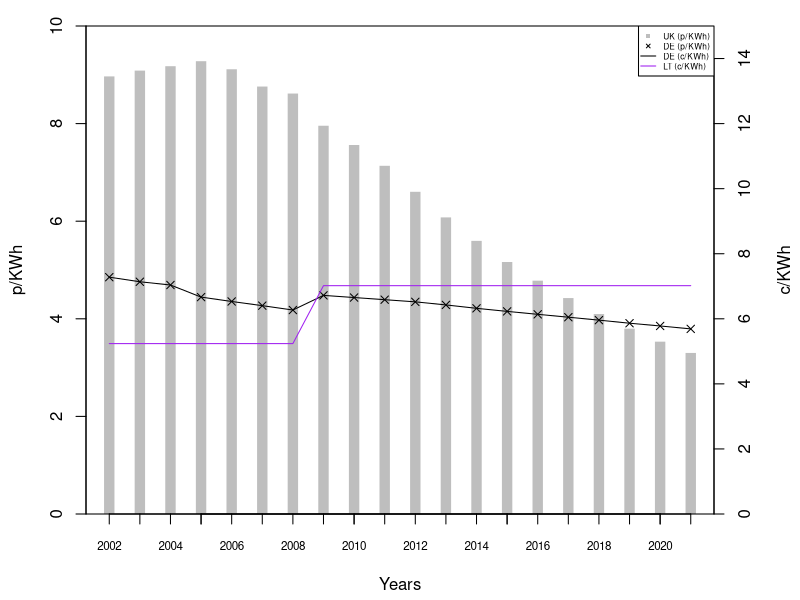

Generate this figure with R:
####################
#
#	Title:  Expected Average Remuneration under the EEG and the ROC. (2002 - 2021)
# Source: Calculations and assumptions: Buttler and Neuhoff (2008, 2004). DE: BMU (EEG 2000, section 7. EEG 2004, article 10. EEG 2009, section 20, 29 and 30. EEG 2012, section 20, 29 and 30). Lauber and Mez (2004). LT: Marciukatis (2011), UK: [See previous calculations]
#	Notes: 
# Units: p/KWh and c/KWh
# Dependencies: fig_roc-price-compontents.R (ROC.Value.csv)
# Reverse dependencies: fig_anticipated-price-energy.R (DE.PMT.csv, LT.PMT.csv, UK.PMT.csv).
#
####################

#library(ggplot2)
#library(reshape2)

# LOAD THE DATA
data.ROC.Value = read.csv("ROC.Value.csv")

# Parameters
Discount.rate = 0.08 # 8%
Exchange.rate.GBP = 1.5 # GBP/EUR
Exchange.rate.LTL = 63.7/220 # LTL/EUR. Calculated as 63.7EUR/220LTL. Calculated using the infomation from Marciukatis (2011)
Pool.price.UK = 3 # p/KWh. This number is missing in Butler and Neuhoff (2008), but by using trial-and-error we found 3, to fits the numbers and graphs presented in Butler and Neuhoff (2008).
Pool.price.LT = 1.5 # c/KWh. Assumption here ??? same as UK or ?

# Time range for build year
years = c(2002:2021)
years.DE = c(2000:2021)

# Creating empty components that we will fill content into later
DE.FIT.initial.fee = NA
DE.FIT.basic.fee = NA
DE.FIT.degression.rate = NA
LT.FIT.initial.fee = NA
# Cash flow:
# x-axis: build year,     y-axis: years after build.
# x-axis: year 2002-2021, y-axis: the 20 year investment evaluation perio d.
DE.cash.flow = matrix(NA, ncol = length(years.DE), nrow = 20) # c/KWh. Start from 2000 - and afterwards we export and then remove extra years.
LT.cash.flow = matrix(NA, ncol = length(years), nrow = 20) # c/KWh
UK.cash.flow = matrix(NA, ncol = length(years), nrow = 20) # p/KWh
colnames(DE.cash.flow) = years.DE
colnames(LT.cash.flow) = years
colnames(UK.cash.flow) = years


#####
# Germany cash flow
#####

# For each build year the EEG gives an intial fee (for the first 5 years) and a basic fee (for the following 15 years).
# These rates are degressed from build year to build year, corresponding to the degression rate specified in the EEG.
for(i in 1:20) { # for each year after build (row)
  # Start from 2000 - and afterwards we export and then remove extra years.
  for(j in 1:length(years.DE)) { # for each build year (coloumn)

    # EEG 2000 (2000-2004)
    if(j <= 3) {
      # Rates for year 2000
      DE.FIT.initial.fee = 9.1 # c/KWh
      DE.FIT.basic.fee = 6.17 # c/KWh
      DE.FIT.degression.rate = 0.015 # 1.5%
      # Degression from 2002.
      if(j == 3) {
        DE.FIT.initial.fee = DE.FIT.initial.fee * (1-DE.FIT.degression.rate)
        DE.FIT.basic.fee = DE.FIT.basic.fee * (1-DE.FIT.degression.rate)
      }
    # EEG 2004 (2005-2008)
    } else if(j == 6) {
      # Rates for year 2004
      DE.FIT.initial.fee = 8.7 # c/KWh
      DE.FIT.basic.fee = 5.5 # c/KWh
      DE.FIT.degression.rate = 0.02 # 2%
      # Start from 2005: 
      DE.FIT.initial.fee = DE.FIT.initial.fee * (1-DE.FIT.degression.rate)
      DE.FIT.basic.fee = DE.FIT.basic.fee * (1-DE.FIT.degression.rate)
      
    # EEG 2009 (2009-20011)
    } else if(j == 10) { 
      # Rates for year 2009
      DE.FIT.initial.fee = 9.2 # c/KWh
      DE.FIT.basic.fee = 5.02 # c/KWh
      DE.FIT.degression.rate = 0.01 # 1%
      
    # EEG 2012 (2012-)
    } else if(j == 13) { 
      # Rates for year 2012
      DE.FIT.initial.fee = 8.93 # c/KWh
      DE.FIT.basic.fee = 4.87 # c/KWh
      DE.FIT.degression.rate = 0.015 # 1.5%
      
    # Degress fees according to degression rates
    } else {
      DE.FIT.initial.fee = DE.FIT.initial.fee * (1-DE.FIT.degression.rate)
      DE.FIT.basic.fee = DE.FIT.basic.fee * (1-DE.FIT.degression.rate)
    }
    
    # First 5 years: initial fee. Thereafter: basic fee.
    if(i <= 5) {
      DE.cash.flow[i,j] = DE.FIT.initial.fee
    } else {
      DE.cash.flow[i,j] = DE.FIT.basic.fee
    }
    
  }
}

# Round numbers:
# Degression rates should be calculated on the unrounded numbers, but developers will pay using rounded numbers. 
for(i in 1:20) { # for each year after build (row)
  for(j in 1:length(years.DE)) { # for each build year (coloumn)
    
    # Round to 1 digit in EEG 2000, and 2 digit in all following EEGs.
    if(j > 2 && j < 6 ) {
      DE.cash.flow[i,j] = round(DE.cash.flow[i,j], digits = 1)
    } else {
      DE.cash.flow[i,j] = round(DE.cash.flow[i,j], digits = 2)
    }
    
  }
}

#####
# Lithuania cash flow
#####

# For each build year the LT FIT system gives fee (for the first 12 years) and thereafter developers recive the pool price.
for(i in 1:20) { # for each year after build (row)
  for(j in 1:length(years)) { # for each build year (coloumn)
    
    # 2002-2008
    if(j == 1) { LT.FIT.initial.fee = 6.37 # c/KWh
      
    # 2009-2012
    } else if(j == 8) { LT.FIT.initial.fee = 8.69 # c/KWh
      
    # 2012-
    # What assumptions should be make ?? Simple average of the three sub-band rates or ???
    } else if(j == 11) { # LT.FIT.initial.fee =
    }
    
    # First 5 years: initial fee. Thereafter: basic fee.
    if(i <= 12) {
      LT.cash.flow[i,j] = LT.FIT.initial.fee
    } else {
      LT.cash.flow[i,j] = Pool.price.LT
    }
    
  }
}

#####
# UK cash flow
#####

# Using the total ROC value, that we calculated in fig_roc-price-compontents.R, we fill in each year with its respective price.
# For years after 2021 where we have not calculated ROC value:
# We will assume fixed price of 3 similar to (but not mentioned in) Butler and Neuhoff (2008). The number 3 has been found by method of trial-and-error.
for(i in 1:20) { # for each year after build (row)
  for(j in 1:length(years)) { # for each build year (coloumn)
    if( ((i-1)+j) <= length(data.ROC.Value$Total) ) { # if we have calculated the ROC value for the specific year
      UK.cash.flow[i,j] = data.ROC.Value$Total[[((i-1)+j)]] # Total ROC value p/KWH
    } else {
      UK.cash.flow[i,j] = Pool.price.UK # 3 p/KWh
    }
  }
}

#####
# Calculating Net Present Value and correspoding Payment
#####

NPV = function(i, N) {
  SUM = 0
  for(t in 1:length(N)) {
    SUM = SUM + N[[t]]/((1+i)^t)
  }
  SUM # returns the SUM
}

PMT = function(i, n, PV) {
  PV / ( (1 - (1/(1 + i)^n)) / i ) # Returns payment
}  

# calculating NPV for each year
DE.NPV = sapply(colnames(DE.cash.flow), function(x){NPV(Discount.rate, DE.cash.flow[, x])} ) 
LT.NPV = sapply(colnames(LT.cash.flow), function(x){NPV(Discount.rate, LT.cash.flow[, x])} )
UK.NPV = sapply(colnames(UK.cash.flow), function(x){NPV(Discount.rate, UK.cash.flow[, x])} )

# calculating Payment for each year
DE.PMT = lapply(DE.NPV, function(x){PMT(Discount.rate, 20, x)} ) 
LT.PMT = lapply(LT.NPV, function(x){PMT(Discount.rate, 20, x)} )
UK.PMT = lapply(UK.NPV, function(x){PMT(Discount.rate, 20, x)} )

# save for export and remove years 2000 and 2001
DE.PMT.short = DE.PMT[3:22]

#####
# Plotting
#####

# German rates in pounds instead of euro
DE.PMT.POUNDS = lapply(DE.PMT.short, function(x){ x/Exchange.rate.GBP } )

pdf(file="fig_expected-average-remuneration.pdf", height=3.5, width=5)

par(mar=c(4,4,1,4)+.3, yaxs='i') # margin, and y-axis start at y=0
plot(x=years, y=UK.PMT, axes=FALSE, col="gray", type="h", lwd=10, lend="square", xlab="Years", ylab="p/KWh", ylim=range(0,10))
axis(1, labels=FALSE)
axis(1, at=years, cex.axis=0.7)
axis(2)
points(x=years, y=DE.PMT.POUNDS, pch=4)
par(new=TRUE) # plot the following using the secondary axis: 
plot(x=years, y=DE.PMT.short, type="l", xaxt="n", yaxt="n", xlab="", ylab="", ylim=range(0,10*Exchange.rate.GBP))
lines(x=years, y=LT.PMT, col="purple")
axis(4) # add secondary axis
mtext("c/KWh",side=4,line=3)
legend("topright", legend=c("UK (p/KWh)","DE (p/KWh)", "DE (c/KWh)", "LT (c/KWh)"), col=c("grey","black", "black","purple"), lty = c(NA, NA,"solid","solid"), pch = c(15, 4, NA, NA), lwd=c(20, 1, 1, 1), cex=0.5)

dev.off()

#####
# Export
#####

# Save to CSV
write.csv(cbind(DE.PMT), "DE.PMT.csv", row.names=TRUE)
write.csv(cbind(LT.PMT), "LT.PMT.csv", row.names=TRUE)
write.csv(cbind(UK.PMT), "UK.PMT.csv", row.names=TRUE)
